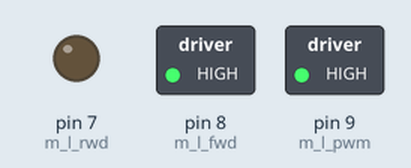
Simulated run of this sketch. Board: Arduino Uno, built with avr-gcc and run on an emulated ATmega328P. Shown: switched loads named in the sketch (green lamp = pin HIGH), output pins drawn as LEDs (lit = HIGH).

Above: at 4.0 s.
At 12.0 s:
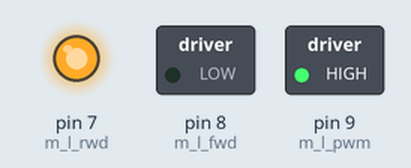
Timing chart, 0 to 20.8 s (numbered marks = the images above):
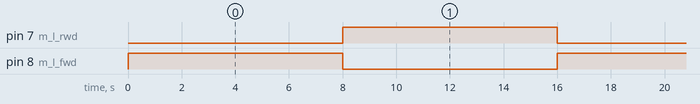

The sketch:

motor-test.ino
```cpp
#define m_r_pwm 10
#define m_r_fwd 12
#define m_r_rwd 11
#define m_l_pwm 9
#define m_l_fwd 8
#define m_l_rwd 7

void setup() {
  // put your setup code here, to run once:

  pinMode(m_l_pwm,OUTPUT);
  pinMode(m_l_fwd,OUTPUT);
  pinMode(m_l_rwd,OUTPUT);
  pinMode(m_l_pwm,OUTPUT);
  pinMode(m_l_fwd,OUTPUT);
  pinMode(m_l_rwd,OUTPUT);

  Serial.begin(9600);

  digitalWrite(m_l_pwm, 255);
  digitalWrite(m_r_pwm, 255);

  digitalWrite(m_l_fwd,LOW);
  digitalWrite(m_l_rwd,LOW);
  digitalWrite(m_r_fwd,LOW);
  digitalWrite(m_r_rwd,LOW);
}

void loop() {
  // put your main code here, to run repeatedly:

int a=8000;
  digitalWrite(m_r_fwd,HIGH);
  digitalWrite(m_l_fwd,HIGH);
  delay(a);
  digitalWrite(m_r_fwd,LOW);
  digitalWrite(m_l_fwd,LOW);
  //delay(500);

  digitalWrite(m_r_rwd,HIGH);
  digitalWrite(m_l_rwd,HIGH);
  delay(a);
  digitalWrite(m_r_rwd,LOW);
  digitalWrite(m_l_rwd,LOW);


}
```

Measured:
- by itself, pin 7 (m_l_rwd), pin 8 (m_l_fwd): alternates HIGH for 8.0 s and LOW for 8.0 s
- by itself, everything shown: repeats every 16.0 s, in 3 steps
